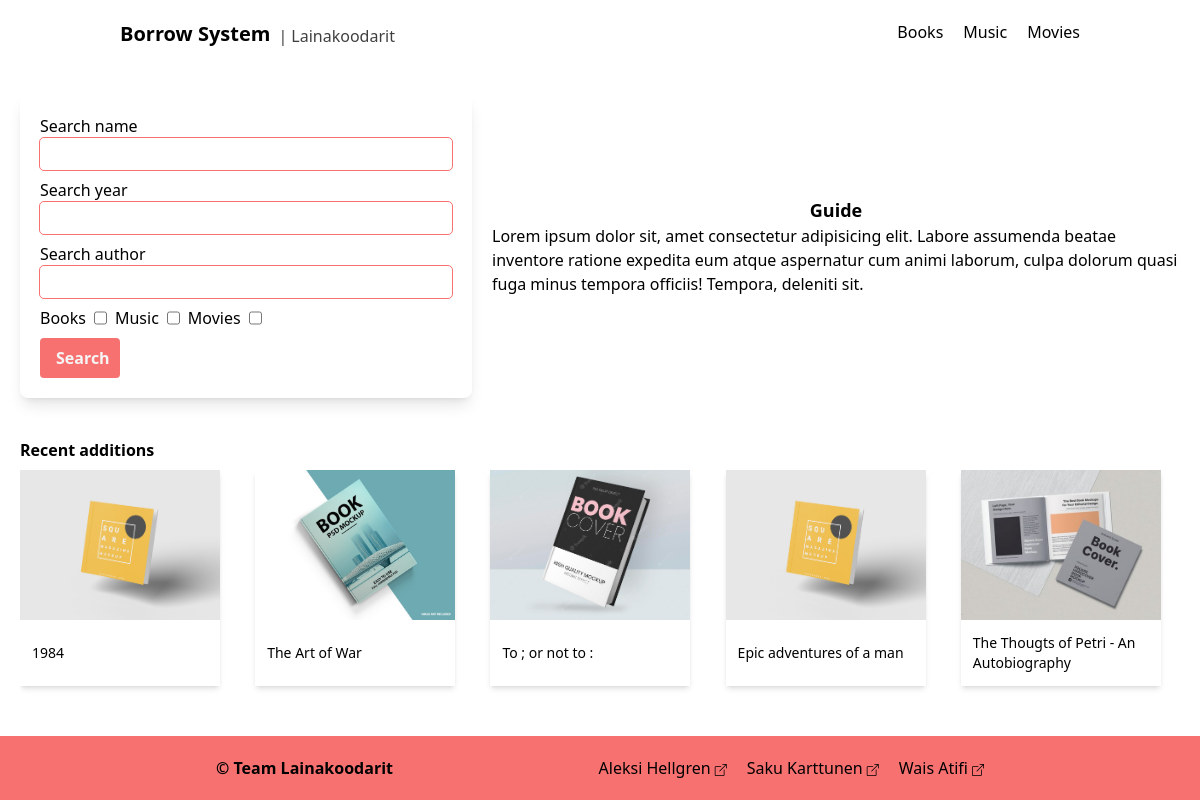
The app's page /, older data.
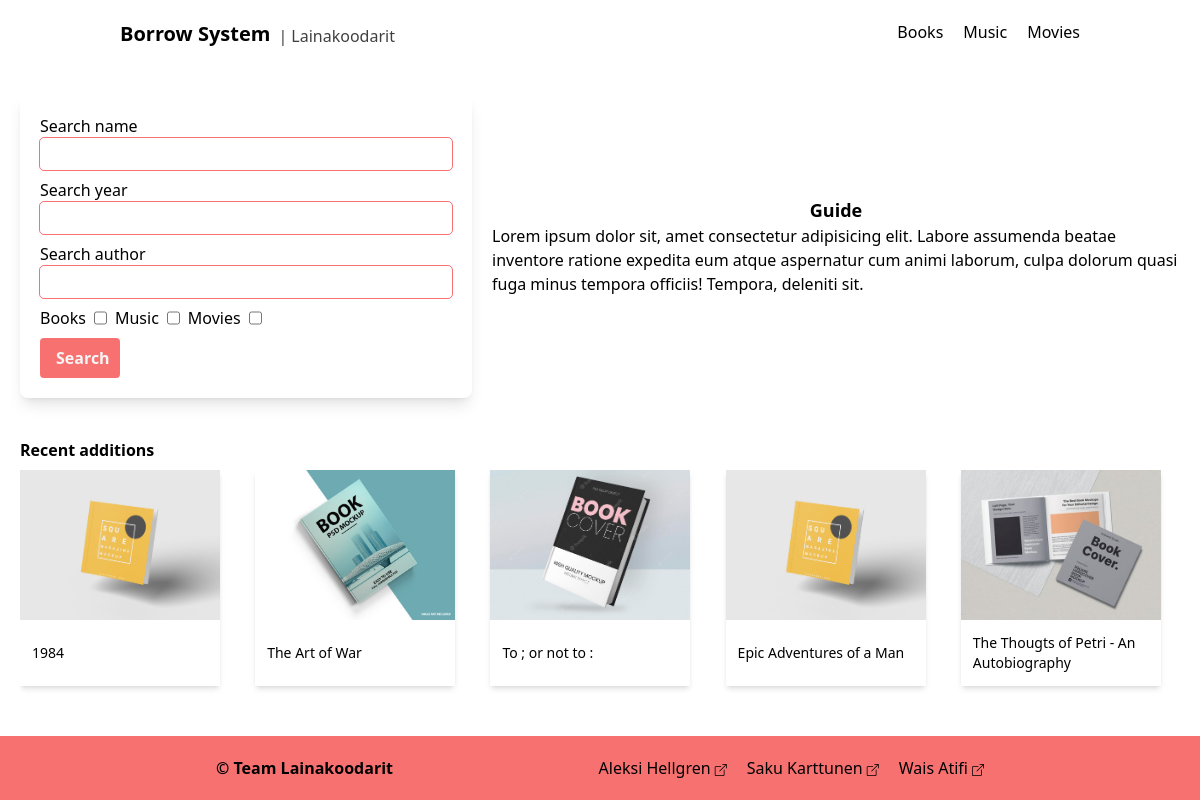
The same page, newer data.
### borrow/models.py (models this page shows, shortened)
class Product(models.Model):
    name = models.CharField(max_length=50)
    genre = models.CharField(max_length=30)
    amount = models.SmallIntegerField(default=0)
    description = models.TextField(
        max_length=750, default="description not available")
    date_added = models.DateField(default=datetime.date.today)
    loaned_amount = models.SmallIntegerField(default=0)
    author = models.ManyToManyField(Author)
    category = models.CharField(max_length=30)
    genre = models.CharField(max_length=30, blank=True, null=True)
    language = models.CharField(max_length=30, blank=True, null=True)
    thumbnail_path = models.CharField(max_length=50)
    class Meta:
        ordering = ["name"]

### borrow/views.py (the view)
# urls.py: path('', views.IndexView.as_view(), name='index'),
class IndexView(generic.ListView):
    template_name = 'borrow/index.html'
    context_object_name = 'listings'
    def get_queryset(self):
        return Product.objects.order_by('-date_added')[:5]

### borrow/templates/borrow/index.html (shortened to what this page needs)
{% extends "base.html" %}
{% block content %}
<main class="grid md:grid-flow-col grid-cols-5 gap-x-5 px-5 max-w-[1200px] mx-auto">
  <form action="" class="col-span-6 md:col-span-2 grid grid-flow-row gap-y-2 shadow-lg rounded-lg p-5">
    <div class="flex flex-col">
      <label for="search_name">Search name</label>
      <input type="text" name="search_name" id="search_name" autofocus
      class="px-2 py-1 outline outline-1 outline-red-400 rounded hover:outline-2 focus:outline-2"/>
    </div>
    <div class="flex flex-col">
      <label for="search_year">Search year</label>
      <input type="text" name="search_year" id="search_year"
      class="px-2 py-1 outline outline-1 outline-red-400 rounded hover:outline-2 focus:outline-2"/>
    </div>
    <div class="flex flex-col">
      <label for="search_author">Search author</label>
      <input type="text" name="search_author" id="search_author"
      class="px-2 py-1 outline outline-1 outline-red-400 rounded hover:outline-2 focus:outline-2"/>
    </div>
    <div class="flex gap-x-2">
      <label for="category_books" class="select-none">Books</label>
      <input type="checkbox" name="category_books" id="category_books" value="search_books"/>
      <label for="category_music" class="select-none">Music</label>
      <input type="checkbox" name="category_music" id="category_music" value="search_music"/>
      <label for="category_movies" class="select-none">Movies</label>
      <input type="checkbox" name="category_movies" id="category_movies" value="search_movies"/>
    </div>
    <button type="submit" class="bg-red-400 text-neutral-100 font-semibold w-20 px-4 py-2 rounded
      transition-all hover:text-neutral-900 active:brightness-75">Search</button>
  </form>
  <div class="col-span-5 flex flex-col justify-center md:col-span-3">
    <div>
      <h2 class="text-lg text-center font-semibold">Guide</h2>
      <p>
        Lorem ipsum dolor sit, amet consectetur adipisicing elit.
        Labore assumenda beatae inventore ratione expedita eum atque aspernatur
        cum animi laborum, culpa dolorum quasi fuga minus tempora officiis! Tempora, deleniti sit.
      </p>
    </div>
  </div>
</main>
<section class="max-w-[1200px] mx-auto mt-10 px-5">
  <h3 class="font-semibold mb-2">Recent additions</h3>
  <div class="carousel grid grid-flow-col text-center pb-6 overflow-auto gap-x-4">
    {% for listing in listings %}
    <a href="{% url 'borrow:product' listing.id %}" draggable="false"
      class="select-none shadow-md w-[200px] aspect-square group transition-all hover:shadow-lg">
      {% load static %}
      <div class="overflow-hidden relative group">
        <img src="{% static listing.thumbnail_path %}" alt="{{ listing.title }} - thumbnail" width="300" height="300"
          draggable="false"
        class="object-cover aspect-[4/3] transition-all group-hover:scale-110"/>
      </div>
      <p class="text-sm line-clamp-2 py-2 px-3 text-start h-2/6 flex items-center
        transition-all group-hover:underline">{{ listing.name }}</p>
    </a>
    {% endfor %}
  </div>
</section>
{% endblock %}

Row changes from the older to the newer data that the page shows:
changed Product: name "Epic adventures of a man" → "Epic Adventures of a Man"
